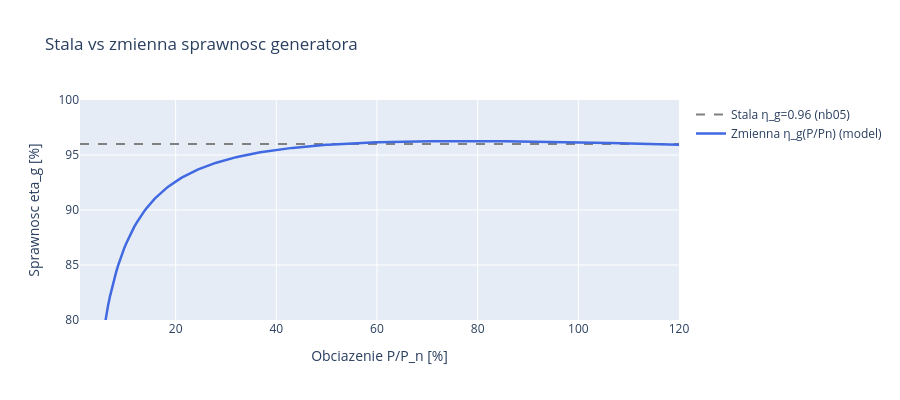

The code cell stored with this chart in its notebook:
### Markdown cell above
---
## Krok 4: Porownanie z modelem stalym

Notebook 05 zalozyl **stale** sprawnosci czastkowe:
$\eta_t = 0.92$, $\eta_g = 0.96$, $\eta_{wlot} = \eta_{wylot} = 0.98$ →
$\eta_{total} = 0.848$. Tutaj patrzymy tylko na czesc generatorowa
($\eta_g$): nb05 traktuje ja jako **stala 0.96**, model w tym notebooku — jako **zmienna z obciazeniem**.

**Prompt do LLM:**
> *"Porownaj stala sprawnosc generatora η_g = 0.96 (jak w nb05) z modelem zmiennym
> w funkcji obciazenia. Pokaz roznice na wykresie."*

**Uzyte funkcje:** `generator_efficiency()`

### Code cell
eta_const = 0.96  # stala sprawnosc generatora z nb05
eta_var = generator_efficiency(P_ratio)

fig = go.Figure()
fig.add_trace(go.Scatter(x=P_ratio*100, y=np.full_like(P_ratio, eta_const)*100,
    mode='lines', name='Stala η_g=0.96 (nb05)',
    line=dict(color='gray', width=2, dash='dash')))
fig.add_trace(go.Scatter(x=P_ratio*100, y=eta_var*100,
    mode='lines', name='Zmienna η_g(P/Pn) (model)',
    line=dict(color='royalblue', width=2.5)))

fig.update_layout(
    title='Stala vs zmienna sprawnosc generatora',
    xaxis_title='Obciazenie P/P_n [%]',
    yaxis_title='Sprawnosc eta_g [%]',
    yaxis_range=[80, 100],
    height=400, hovermode='x unified',
)
fig.show()

# Roznica jest najwieksza przy niskich obciazeniach (~10-30% Pn)
P_test = np.array([0.10, 0.30, 0.50, 0.80, 1.00])
for p in P_test:
    eta_v = float(generator_efficiency(p))
    print(f'  P/Pn={p:.0%}: stala={eta_const:.4f}, zmienna={eta_v:.4f}, '
          f'roznica={(eta_const - eta_v)*100:+.2f} pp')
print()
print('Model staly zawyza sprawnosc przy niskich obciazeniach.')
print('Maksymalna sprawnosc zmiennego modelu wystepuje przy obciazeniu ~77% (nie 100%).')

### Figure 1 — Plotly figure (JSON) as saved in the notebook; plotly's stock layout.template omitted (floating-point values rounded to 4 significant figures; data arrays with more than 128 entries replaced by an {"elided": "..."} marker saying what was removed)
{"data": [{"line": {"color": "gray", "dash": "dash", "width": 2}, "mode": "lines", "name": "Stala η_g=0.96 (nb05)", "type": "scatter", "x": {"elided": "300 float values"}, "y": {"elided": "300 float values"}}, {"line": {"color": "royalblue", "width": 2.5}, "mode": "lines", "name": "Zmienna η_g(P/Pn) (model)", "type": "scatter", "x": {"elided": "300 float values"}, "y": {"elided": "300 float values"}}], "layout": {"height": 400, "hovermode": "x unified", "title": {"text": "Stala vs zmienna sprawnosc generatora"}, "xaxis": {"title": {"text": "Obciazenie P/P_n [%]"}}, "yaxis": {"range": [80, 100], "title": {"text": "Sprawnosc eta_g [%]"}}}}
